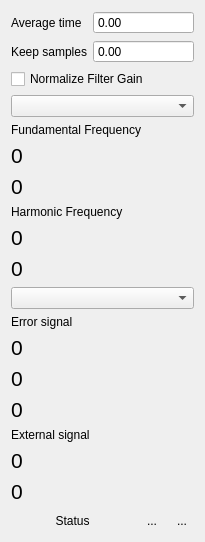
<?xml version="1.0" encoding="UTF-8"?>
<ui version="4.0">
 <class>Form</class>
 <widget class="QWidget" name="Form">
  <property name="geometry">
   <rect>
    <x>0</x>
    <y>0</y>
    <width>205</width>
    <height>540</height>
   </rect>
  </property>
  <property name="windowTitle">
   <string>Form</string>
  </property>
  <layout class="QVBoxLayout" name="verticalLayout">
   <item>
    <layout class="QGridLayout" name="gridLayout">
     <item row="0" column="0">
      <widget class="QLabel" name="label_5">
       <property name="text">
        <string>Average time</string>
       </property>
      </widget>
     </item>
     <item row="0" column="1">
      <widget class="MagnitudeSpinBox" name="magHistoryAccum">
       <property name="sizePolicy">
        <sizepolicy hsizetype="MinimumExpanding" vsizetype="Fixed">
         <horstretch>0</horstretch>
         <verstretch>0</verstretch>
        </sizepolicy>
       </property>
       <property name="buttonSymbols">
        <enum>QAbstractSpinBox::NoButtons</enum>
       </property>
      </widget>
     </item>
     <item row="1" column="0">
      <widget class="QLabel" name="label_6">
       <property name="text">
        <string>Keep samples</string>
       </property>
      </widget>
     </item>
     <item row="1" column="1">
      <widget class="MagnitudeSpinBox" name="magMaxHistory">
       <property name="sizePolicy">
        <sizepolicy hsizetype="MinimumExpanding" vsizetype="Fixed">
         <horstretch>0</horstretch>
         <verstretch>0</verstretch>
        </sizepolicy>
       </property>
       <property name="buttonSymbols">
        <enum>QAbstractSpinBox::NoButtons</enum>
       </property>
      </widget>
     </item>
    </layout>
   </item>
   <item>
    <widget class="QCheckBox" name="normalizeCheck">
     <property name="text">
      <string>Normalize Filter Gain</string>
     </property>
    </widget>
   </item>
   <item>
    <widget class="QComboBox" name="frequencyPlotCombo"/>
   </item>
   <item>
    <widget class="QLabel" name="label">
     <property name="text">
      <string>Fundamental Frequency</string>
     </property>
    </widget>
   </item>
   <item>
    <widget class="QLabel" name="referenceFreqLabel">
     <property name="sizePolicy">
      <sizepolicy hsizetype="Preferred" vsizetype="Preferred">
       <horstretch>1</horstretch>
       <verstretch>0</verstretch>
      </sizepolicy>
     </property>
     <property name="font">
      <font>
       <pointsize>16</pointsize>
      </font>
     </property>
     <property name="toolTip">
      <string>average value</string>
     </property>
     <property name="statusTip">
      <string/>
     </property>
     <property name="text">
      <string>0</string>
     </property>
    </widget>
   </item>
   <item>
    <widget class="QLabel" name="referenceFreqRangeLabel">
     <property name="sizePolicy">
      <sizepolicy hsizetype="Preferred" vsizetype="Preferred">
       <horstretch>1</horstretch>
       <verstretch>0</verstretch>
      </sizepolicy>
     </property>
     <property name="font">
      <font>
       <pointsize>16</pointsize>
      </font>
     </property>
     <property name="toolTip">
      <string>pk-pk</string>
     </property>
     <property name="text">
      <string>0</string>
     </property>
    </widget>
   </item>
   <item>
    <widget class="QLabel" name="label_2">
     <property name="text">
      <string>Harmonic Frequency</string>
     </property>
    </widget>
   </item>
   <item>
    <widget class="QLabel" name="outputFreqLabel">
     <property name="sizePolicy">
      <sizepolicy hsizetype="Preferred" vsizetype="Preferred">
       <horstretch>1</horstretch>
       <verstretch>0</verstretch>
      </sizepolicy>
     </property>
     <property name="font">
      <font>
       <pointsize>16</pointsize>
      </font>
     </property>
     <property name="toolTip">
      <string>average value</string>
     </property>
     <property name="text">
      <string>0</string>
     </property>
    </widget>
   </item>
   <item>
    <widget class="QLabel" name="outputFreqRangeLabel">
     <property name="sizePolicy">
      <sizepolicy hsizetype="Preferred" vsizetype="Preferred">
       <horstretch>1</horstretch>
       <verstretch>0</verstretch>
      </sizepolicy>
     </property>
     <property name="font">
      <font>
       <pointsize>16</pointsize>
      </font>
     </property>
     <property name="toolTip">
      <string>pk-pk</string>
     </property>
     <property name="text">
      <string>0</string>
     </property>
    </widget>
   </item>
   <item>
    <widget class="QComboBox" name="errorSigPlotCombo"/>
   </item>
   <item>
    <widget class="QLabel" name="label_7">
     <property name="text">
      <string>Error signal</string>
     </property>
    </widget>
   </item>
   <item>
    <widget class="QLabel" name="errorSignalLabel">
     <property name="sizePolicy">
      <sizepolicy hsizetype="Preferred" vsizetype="Preferred">
       <horstretch>1</horstretch>
       <verstretch>0</verstretch>
      </sizepolicy>
     </property>
     <property name="font">
      <font>
       <pointsize>16</pointsize>
      </font>
     </property>
     <property name="toolTip">
      <string>average value</string>
     </property>
     <property name="text">
      <string>0</string>
     </property>
    </widget>
   </item>
   <item>
    <widget class="QLabel" name="errorSignalRangeLabel">
     <property name="sizePolicy">
      <sizepolicy hsizetype="Preferred" vsizetype="Preferred">
       <horstretch>1</horstretch>
       <verstretch>0</verstretch>
      </sizepolicy>
     </property>
     <property name="font">
      <font>
       <pointsize>16</pointsize>
      </font>
     </property>
     <property name="toolTip">
      <string>pk-pk</string>
     </property>
     <property name="text">
      <string>0</string>
     </property>
    </widget>
   </item>
   <item>
    <widget class="QLabel" name="errorSignalRMSLabel">
     <property name="sizePolicy">
      <sizepolicy hsizetype="Preferred" vsizetype="Preferred">
       <horstretch>1</horstretch>
       <verstretch>0</verstretch>
      </sizepolicy>
     </property>
     <property name="font">
      <font>
       <pointsize>16</pointsize>
      </font>
     </property>
     <property name="toolTip">
      <string>rms residual</string>
     </property>
     <property name="text">
      <string>0</string>
     </property>
    </widget>
   </item>
   <item>
    <widget class="QLabel" name="label_8">
     <property name="text">
      <string>External signal</string>
     </property>
    </widget>
   </item>
   <item>
    <widget class="QLabel" name="externalSignalLabel">
     <property name="sizePolicy">
      <sizepolicy hsizetype="Preferred" vsizetype="Preferred">
       <horstretch>1</horstretch>
       <verstretch>0</verstretch>
      </sizepolicy>
     </property>
     <property name="font">
      <font>
       <pointsize>16</pointsize>
      </font>
     </property>
     <property name="toolTip">
      <string>average value</string>
     </property>
     <property name="text">
      <string>0</string>
     </property>
    </widget>
   </item>
   <item>
    <widget class="QLabel" name="externalSignalRangeLabel">
     <property name="sizePolicy">
      <sizepolicy hsizetype="Preferred" vsizetype="Preferred">
       <horstretch>1</horstretch>
       <verstretch>0</verstretch>
      </sizepolicy>
     </property>
     <property name="font">
      <font>
       <pointsize>16</pointsize>
      </font>
     </property>
     <property name="toolTip">
      <string>pk-pk</string>
     </property>
     <property name="text">
      <string>0</string>
     </property>
    </widget>
   </item>
   <item>
    <layout class="QHBoxLayout" name="horizontalLayout">
     <item>
      <widget class="QLabel" name="statusLabel">
       <property name="styleSheet">
        <string notr="true"/>
       </property>
       <property name="text">
        <string>Status</string>
       </property>
       <property name="alignment">
        <set>Qt::AlignCenter</set>
       </property>
      </widget>
     </item>
     <item>
      <widget class="QToolButton" name="addTraceButton">
       <property name="text">
        <string>...</string>
       </property>
       <property name="icon">
        <iconset resource="RepetitionRate.qrc">
         <normaloff>:/openicon/icons/add-plot.png</normaloff>:/openicon/icons/add-plot.png</iconset>
       </property>
       <property name="iconSize">
        <size>
         <width>24</width>
         <height>24</height>
        </size>
       </property>
       <property name="autoRaise">
        <bool>true</bool>
       </property>
      </widget>
     </item>
     <item>
      <widget class="QToolButton" name="clearButton">
       <property name="text">
        <string>...</string>
       </property>
       <property name="icon">
        <iconset resource="RepetitionRate.qrc">
         <normaloff>:/openicon/icons/edit-clear.png</normaloff>:/openicon/icons/edit-clear.png</iconset>
       </property>
       <property name="iconSize">
        <size>
         <width>24</width>
         <height>24</height>
        </size>
       </property>
       <property name="autoRaise">
        <bool>true</bool>
       </property>
      </widget>
     </item>
    </layout>
   </item>
   <item>
    <spacer name="verticalSpacer">
     <property name="orientation">
      <enum>Qt::Vertical</enum>
     </property>
     <property name="sizeHint" stdset="0">
      <size>
       <width>20</width>
       <height>179</height>
      </size>
     </property>
    </spacer>
   </item>
  </layout>
 </widget>
 <customwidgets>
  <customwidget>
   <class>MagnitudeSpinBox</class>
   <extends>QDoubleSpinBox</extends>
   <header>uiModules.MagnitudeSpinBox</header>
  </customwidget>
 </customwidgets>
 <resources>
  <include location="RepetitionRate.qrc"/>
 </resources>
 <connections/>
</ui>
